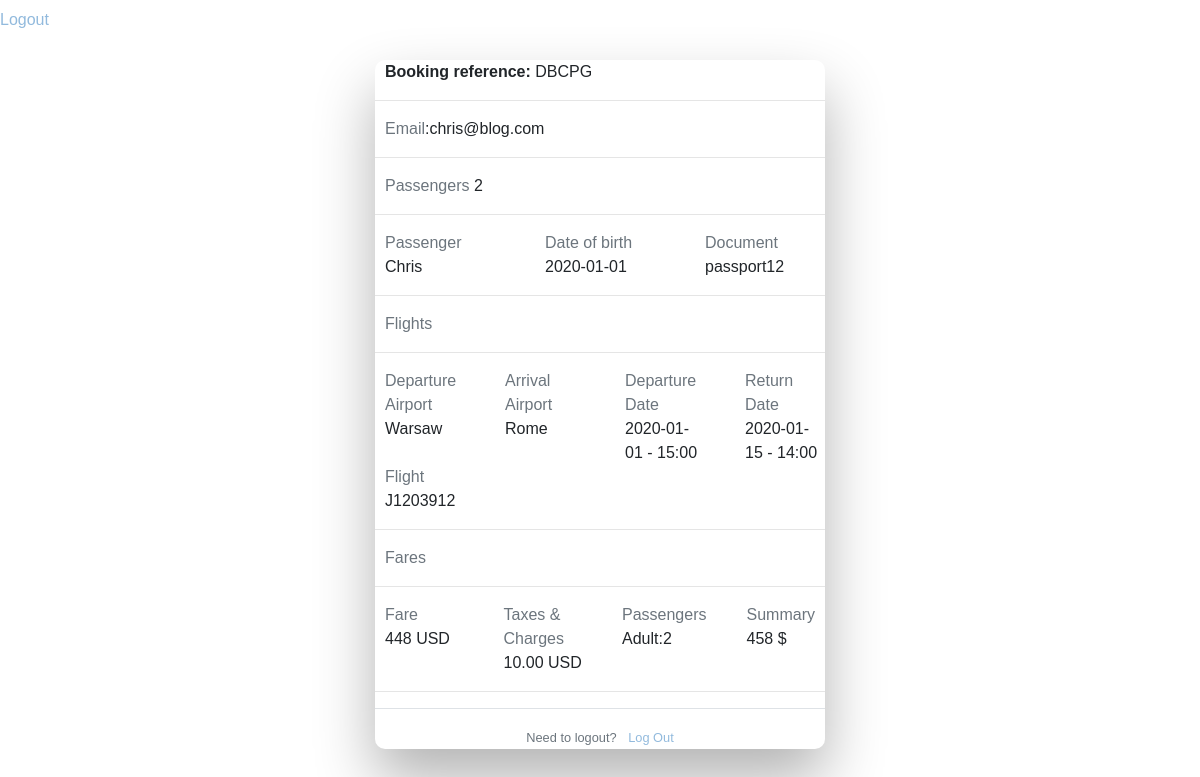
Page /ticket (signed in) on the committed database.
### server/models.py (models this page shows, shortened)
class User(db.Model, UserMixin):
    id = db.Column(db.Integer, primary_key=True, autoincrement=True)
    first_name = db.Column(db.String(20), nullable=False)
    second_name = db.Column(db.String(20))
    gender = db.Column(db.String(10))
    password = db.Column(db.String(60), nullable=False)
    dateOfBirth = db.Column(db.Date)
    email = db.Column(db.String(20), unique=True, nullable=False)
    document_number = db.Column(db.String(20), unique=True, nullable=False)
    address = db.relationship('Psngr_Adrs_Dtls', backref='adrs', lazy=True)
    docs = db.relationship('Psngr_Doc_Dtls', backref='user', lazy=True)
    ticket_user = db.relationship('Flight_Details', backref='user1', lazy=True)

class Flight_Details(db.Model):
    id = db.Column(db.Integer, primary_key=True, autoincrement=True)
    departure_date = db.Column(db.Date)
    arrival_date = db.Column(db.Date)
    passenger_count = db.Column(db.Integer, nullable=False)
    fare = db.Column(db.Integer, nullable=True)
    airport_id = db.Column(db.Integer, db.ForeignKey('airport.id'), nullable=False)
    user_id = db.Column(db.Integer, db.ForeignKey('user.id'), nullable=False)

class Airport(db.Model):
    id = db.Column(db.Integer, primary_key=True, autoincrement=True)
    departure = db.Column(db.String(20), nullable=False, default=datetime.utcnow())
    arrival = db.Column(db.String(20), nullable=False)
    flight_det = db.relationship('Flight_Details', backref='user2', lazy=True)

### server/routes.py (the view)
@app.route('/ticket')
@login_required
def ticket():
    f = Flight_Details.query.get(current_user.id)
    return render_template('ticket.html', title='Ticket', f=f)

### server/models.py (called while the page is built)
@login_manager.user_loader
def load_user(user_id):
    return User.query.get(int(user_id))

### server/template/ticket.html (shortened to what this page needs)
  {%extends "layout.html"%}
  {% block content %}
<div class="wrapper fadeInDown" >
    <div id="formContent">
            <div align="left" style="margin-left:10px">
                <p><b><span translate="shared.form.pnr.label" translate-cloak="" class="ng-scope">Booking reference</span>:</b> <span class="text-primary-light ng-binding">DBCPG</span></p>
            </div>
            <hr>
            <div align="left" style="margin-left:10px">
                <p class="bold ng-binding">
                    <span class="text-muted ng-scope">Email</span>:{{f.user1.email}}
                </p>
            </div>
            <hr>
            <div align="left" style="margin-left:10px">
                  <span class="text-muted ng-scope">Passengers</span> {{f.passenger_count}}
            </div>
        <hr>
        <div class="row">
                <div class="col-md" align="left" style="margin-left:10px">
                    <div><span class="text-muted ng-scope">Passenger</span></div>
                    <div>{{f.user1.first_name}} {{f.user1.last_name}}</div>
                </div>
                <div class="col-md" align="left" style="margin-left:10px">
                    <div><span class="text-muted ng-scope">Date of birth</span></div>
                   <div>{{f.user1.dateOfBirth}}</div>
                </div>
                <div class="col-md" align="left" style="margin-left:10px">
                    <div><span class="text-muted ng-scope">Document</span></div>
                    <div>{{f.user1.document_number}}</div>
                </div>
        </div>
        <hr>
        <div align="left" style="margin-left:10px">
            <span class="text-muted ng-scope">Flights</span>
        </div>
        <hr>
        <div class="row">
            <div class="col-md" align="left" style="margin-left:10px">
                 <div>
                     <span class="text-muted ng-scope">Departure Airport</span>
                 </div>
                 <div>{{f.user2.departure}}</div>
            </div>
            <div class="col-md" align="left" style="margin-left:10px">
                <div>
                    <span class="text-muted ng-scope">Arrival Airport</span>
                </div>
                <div>{{f.user2.arrival}}</div>
            </div>
            <div class="col-md" align="left" style="margin-left:10px">
                <div>
                    <span class="text-muted ng-scope">Departure Date</span>
                </div>
                <div>{{f.departure_date}} - 15:00</div>
            </div>
            <div class="col-md" align="left" style="margin-left:10px">
                <div>
                    <span class="text-muted ng-scope">Return Date</span>
                </div>
                <div>{{f.arrival_date}} - 14:00</div>
            </div>
            <div class="col-md" align="left" style="margin-left:10px">
                <div>
                    <span class="text-muted ng-scope">Flight</span>
                </div>
                <div>J1203912</div>
            </div>
        </div>
        <hr>
        <div align="left" style="margin-left:10px">
            <span class="text-muted ng-scope">Fares</span>
        </div>
        <hr>
        <div class="row">
            <div class="col-md" align="left" style="margin-left:10px">
                 <div>
                     <span class="text-muted ng-scope">Fare</span>
                 </div>
                 <div>{{f.fare * f.passenger_count}} USD</div>
            </div>
            <div class="col-md" align="left" style="margin-left:10px">
                <div>
                    <span class="text-muted ng-scope">Taxes & Charges</span>
                </div>
                <div>10.00 USD</div>
            </div>
            <div class="col-md" align="left" style="margin-left:10px">
                <div>
                    <span class="text-muted ng-scope">Passengers</span>
                </div>
                <div>Adult:{{f.passenger_count}}</div>
            </div>
            <div class="col-md" align="left" style="margin-left:10px">
                <div>
                    <span class="text-muted ng-scope">Summary</span>
                </div>
                <div>{{f.fare * f.passenger_count + 10}} $</div>
            </div>
        </div>
        <hr>
         <div class="border-top pt-3">
        <small class="text-muted">
          Need to logout? <a class="ml-2" href="{{url_for('logout')}}">Log Out</a>
        </small>
    </div>
    </div>
</div>
  {% endblock content %}

### server/static/main.css (style rules this page uses)
html { background-color: #56baed; }
body { font-family: "Poppins", sans-serif; height: 100vh; }
a { color: #92badd; display:inline-block; text-decoration: none; font-weight: 400; }
.wrapper { display: flex; align-items: center; flex-direction: column; justify-content: center; width: 100%; min-height: 100%; padding: 20px; }
#formContent { -webkit-border-radius: 10px 10px 10px 10px; border-radius: 10px 10px 10px 10px; background: #fff; padding: 30px; width: 90%; max-width: 450px; position: relative; padding: 0px; -webkit-box-shadow: 0 30px 60px 0 rgba(0,0,0,0.3); box-shadow: 0 30px 60px 0 rgba(0,0,0,0.3); text-align: center; }
.fadeInDown { -webkit-animation-name: fadeInDown; animation-name: fadeInDown; -webkit-animation-duration: 1s; animation-duration: 1s; -webkit-animation-fill-mode: both; animation-fill-mode: both; }

### rows in the picture
User: user1.email "chris@blog.com", user1.first_name "Chris", user1.dateOfBirth "2020-01-01", user1.document_number "passport12"
Flight_Details: passenger_count "2", departure_date "2020-01-01", arrival_date "2020-01-15", f.fare*f.passenger_count "448", f.fare*f.passenger_count+10 "458"
Airport: user2.departure "Warsaw", user2.arrival "Rome"
